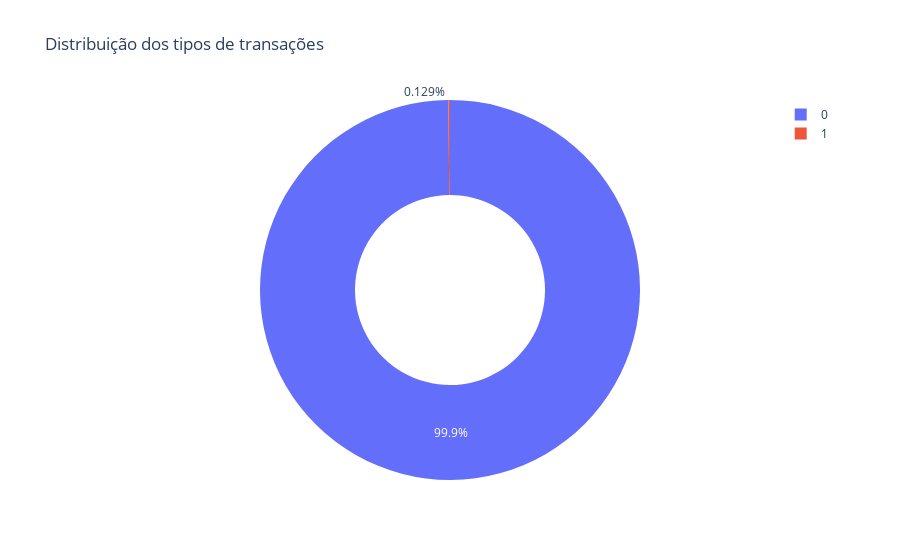

The notebook cell this image was saved under:
### Markdown cell above
### Gráfico de contagem da coluna 'type'

### Code cell
coluna = df['type'].value_counts()
namesCol = colunaType.index
qtdCol = colunaType.values
px.pie(df,values=qtdCol,names=namesCol,hole=0.5,title="Distribuição dos tipos de transações")

### Figure 1 — Plotly figure (JSON) as saved in the notebook; plotly's stock layout.template omitted (floating-point values rounded to 4 significant figures)
{"data": [{"domain": {"x": [0, 1], "y": [0, 1]}, "hole": 0.5, "hovertemplate": "label=%{label}<br>value=%{value}<extra></extra>", "labels": [0, 1], "legendgroup": "", "name": "", "showlegend": true, "type": "pie", "values": [6354407, 8213]}], "layout": {"legend": {"tracegroupgap": 0}, "title": {"text": "Distribuição dos tipos de transações"}}}
